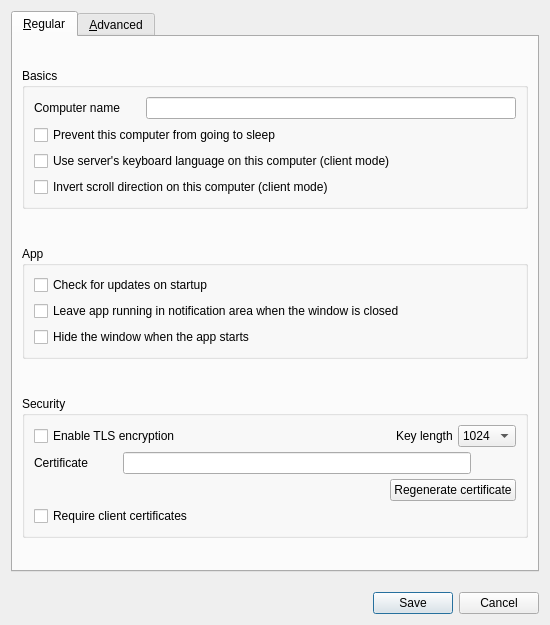
<?xml version="1.0" encoding="UTF-8"?>
<ui version="4.0">
 <class>SettingsDialog</class>
 <widget class="QDialog" name="SettingsDialog">
  <property name="geometry">
   <rect>
    <x>0</x>
    <y>0</y>
    <width>550</width>
    <height>625</height>
   </rect>
  </property>
  <property name="windowTitle">
   <string>Preferences</string>
  </property>
  <property name="modal">
   <bool>true</bool>
  </property>
  <layout class="QVBoxLayout" name="verticalLayout_7">
   <property name="spacing">
    <number>20</number>
   </property>
   <item>
    <widget class="QTabWidget" name="m_pTabWidget">
     <property name="tabPosition">
      <enum>QTabWidget::TabPosition::North</enum>
     </property>
     <property name="currentIndex">
      <number>0</number>
     </property>
     <widget class="QWidget" name="m_pTabRegular">
      <property name="sizePolicy">
       <sizepolicy hsizetype="Preferred" vsizetype="Fixed">
        <horstretch>0</horstretch>
        <verstretch>0</verstretch>
       </sizepolicy>
      </property>
      <attribute name="title">
       <string>&amp;Regular</string>
      </attribute>
      <layout class="QVBoxLayout" name="verticalLayout_3">
       <property name="spacing">
        <number>15</number>
       </property>
       <item>
        <widget class="QGroupBox" name="m_pGroupBasics">
         <property name="sizePolicy">
          <sizepolicy hsizetype="Preferred" vsizetype="Maximum">
           <horstretch>0</horstretch>
           <verstretch>0</verstretch>
          </sizepolicy>
         </property>
         <property name="title">
          <string>Basics</string>
         </property>
         <layout class="QVBoxLayout" name="verticalLayout_2">
          <item>
           <layout class="QHBoxLayout" name="horizontalLayout">
            <item>
             <widget class="QLabel" name="m_pLabelComputerName">
              <property name="sizePolicy">
               <sizepolicy hsizetype="Preferred" vsizetype="Fixed">
                <horstretch>0</horstretch>
                <verstretch>0</verstretch>
               </sizepolicy>
              </property>
              <property name="minimumSize">
               <size>
                <width>75</width>
                <height>0</height>
               </size>
              </property>
              <property name="text">
               <string>Computer name</string>
              </property>
             </widget>
            </item>
            <item>
             <spacer name="horizontalSpacer">
              <property name="orientation">
               <enum>Qt::Orientation::Horizontal</enum>
              </property>
              <property name="sizeType">
               <enum>QSizePolicy::Policy::Maximum</enum>
              </property>
              <property name="sizeHint" stdset="0">
               <size>
                <width>20</width>
                <height>20</height>
               </size>
              </property>
             </spacer>
            </item>
            <item>
             <widget class="QLineEdit" name="m_pLineEditScreenName">
              <property name="enabled">
               <bool>true</bool>
              </property>
              <property name="maxLength">
               <number>255</number>
              </property>
             </widget>
            </item>
           </layout>
          </item>
          <item>
           <widget class="QCheckBox" name="m_pCheckBoxPreventSleep">
            <property name="text">
             <string>Prevent this computer from going to sleep</string>
            </property>
           </widget>
          </item>
          <item>
           <widget class="QCheckBox" name="m_pCheckBoxLanguageSync">
            <property name="text">
             <string>Use server's keyboard language on this computer (client mode)</string>
            </property>
           </widget>
          </item>
          <item>
           <widget class="QCheckBox" name="m_pCheckBoxScrollDirection">
            <property name="text">
             <string>Invert scroll direction on this computer (client mode)</string>
            </property>
           </widget>
          </item>
         </layout>
        </widget>
       </item>
       <item>
        <widget class="QGroupBox" name="m_pGroupApp">
         <property name="sizePolicy">
          <sizepolicy hsizetype="Preferred" vsizetype="Maximum">
           <horstretch>0</horstretch>
           <verstretch>0</verstretch>
          </sizepolicy>
         </property>
         <property name="title">
          <string>App</string>
         </property>
         <layout class="QVBoxLayout" name="verticalLayout_5">
          <item>
           <widget class="QCheckBox" name="m_pCheckBoxAutoUpdate">
            <property name="text">
             <string>Check for updates on startup </string>
            </property>
           </widget>
          </item>
          <item>
           <widget class="QCheckBox" name="m_pCheckBoxCloseToTray">
            <property name="text">
             <string>Leave app running in notification area when the window is closed</string>
            </property>
           </widget>
          </item>
          <item>
           <widget class="QCheckBox" name="m_pCheckBoxAutoHide">
            <property name="text">
             <string>Hide the window when the app starts</string>
            </property>
           </widget>
          </item>
         </layout>
        </widget>
       </item>
       <item>
        <widget class="QGroupBox" name="m_pGroupSecurity">
         <property name="sizePolicy">
          <sizepolicy hsizetype="Preferred" vsizetype="Maximum">
           <horstretch>0</horstretch>
           <verstretch>0</verstretch>
          </sizepolicy>
         </property>
         <property name="title">
          <string>Security</string>
         </property>
         <layout class="QVBoxLayout" name="verticalLayout">
          <property name="spacing">
           <number>5</number>
          </property>
          <property name="topMargin">
           <number>9</number>
          </property>
          <property name="bottomMargin">
           <number>9</number>
          </property>
          <item>
           <layout class="QHBoxLayout" name="horizontalLayout_5">
            <property name="topMargin">
             <number>0</number>
            </property>
            <item>
             <widget class="QCheckBox" name="m_pCheckBoxEnableTls">
              <property name="enabled">
               <bool>true</bool>
              </property>
              <property name="text">
               <string>Enable TLS encryption</string>
              </property>
             </widget>
            </item>
            <item>
             <spacer name="horizontalSpacer_2">
              <property name="orientation">
               <enum>Qt::Orientation::Horizontal</enum>
              </property>
              <property name="sizeHint" stdset="0">
               <size>
                <width>40</width>
                <height>20</height>
               </size>
              </property>
             </spacer>
            </item>
            <item>
             <widget class="QLabel" name="m_pLabelTlsKeyLength">
              <property name="sizePolicy">
               <sizepolicy hsizetype="Preferred" vsizetype="Fixed">
                <horstretch>0</horstretch>
                <verstretch>0</verstretch>
               </sizepolicy>
              </property>
              <property name="text">
               <string>Key length</string>
              </property>
             </widget>
            </item>
            <item>
             <widget class="QComboBox" name="m_pComboBoxTlsKeyLength">
              <property name="currentText">
               <string>1024</string>
              </property>
              <item>
               <property name="text">
                <string>1024</string>
               </property>
              </item>
              <item>
               <property name="text">
                <string>2048</string>
               </property>
              </item>
              <item>
               <property name="text">
                <string>4096</string>
               </property>
              </item>
             </widget>
            </item>
           </layout>
          </item>
          <item>
           <layout class="QHBoxLayout" name="horizontalLayout_6">
            <property name="topMargin">
             <number>0</number>
            </property>
            <item>
             <widget class="QLabel" name="m_pLabelTlsCert">
              <property name="sizePolicy">
               <sizepolicy hsizetype="Preferred" vsizetype="Fixed">
                <horstretch>0</horstretch>
                <verstretch>0</verstretch>
               </sizepolicy>
              </property>
              <property name="text">
               <string>Certificate</string>
              </property>
             </widget>
            </item>
            <item>
             <spacer name="horizontalSpacer_3">
              <property name="orientation">
               <enum>Qt::Orientation::Horizontal</enum>
              </property>
              <property name="sizeType">
               <enum>QSizePolicy::Policy::Minimum</enum>
              </property>
              <property name="sizeHint" stdset="0">
               <size>
                <width>30</width>
                <height>20</height>
               </size>
              </property>
             </spacer>
            </item>
            <item>
             <widget class="QLineEdit" name="m_pLineEditTlsCertPath">
              <property name="minimumSize">
               <size>
                <width>0</width>
                <height>0</height>
               </size>
              </property>
             </widget>
            </item>
            <item>
             <widget class="QPushButton" name="m_pPushButtonTlsCertPath">
              <property name="cursor">
               <cursorShape>PointingHandCursor</cursorShape>
              </property>
              <property name="text">
               <string/>
              </property>
              <property name="flat">
               <bool>true</bool>
              </property>
             </widget>
            </item>
           </layout>
          </item>
          <item>
           <layout class="QHBoxLayout" name="horizontalLayout_7">
            <property name="topMargin">
             <number>0</number>
            </property>
            <item>
             <spacer name="horizontalSpacer_4">
              <property name="orientation">
               <enum>Qt::Orientation::Horizontal</enum>
              </property>
              <property name="sizeHint" stdset="0">
               <size>
                <width>40</width>
                <height>20</height>
               </size>
              </property>
             </spacer>
            </item>
            <item>
             <widget class="QPushButton" name="m_pPushButtonTlsRegenCert">
              <property name="text">
               <string>Regenerate certificate</string>
              </property>
             </widget>
            </item>
           </layout>
          </item>
          <item>
           <widget class="QCheckBox" name="chkRequireClientCert">
            <property name="text">
             <string>Require client certificates</string>
            </property>
           </widget>
          </item>
         </layout>
        </widget>
       </item>
      </layout>
     </widget>
     <widget class="QWidget" name="m_pTabAdvanced">
      <property name="sizePolicy">
       <sizepolicy hsizetype="Preferred" vsizetype="Fixed">
        <horstretch>0</horstretch>
        <verstretch>0</verstretch>
       </sizepolicy>
      </property>
      <attribute name="title">
       <string>&amp;Advanced</string>
      </attribute>
      <layout class="QVBoxLayout" name="verticalLayout_6">
       <property name="spacing">
        <number>15</number>
       </property>
       <item>
        <widget class="QGroupBox" name="m_pGroupNetworking">
         <property name="sizePolicy">
          <sizepolicy hsizetype="Preferred" vsizetype="Maximum">
           <horstretch>0</horstretch>
           <verstretch>0</verstretch>
          </sizepolicy>
         </property>
         <property name="title">
          <string>Networking</string>
         </property>
         <layout class="QVBoxLayout" name="verticalLayout_4">
          <item>
           <layout class="QHBoxLayout" name="horizontalLayout_2">
            <property name="topMargin">
             <number>0</number>
            </property>
            <item>
             <widget class="QLabel" name="m_pLabel_20">
              <property name="sizePolicy">
               <sizepolicy hsizetype="Preferred" vsizetype="Fixed">
                <horstretch>0</horstretch>
                <verstretch>0</verstretch>
               </sizepolicy>
              </property>
              <property name="text">
               <string>Port</string>
              </property>
             </widget>
            </item>
            <item>
             <widget class="QSpinBox" name="m_pSpinBoxPort">
              <property name="enabled">
               <bool>true</bool>
              </property>
              <property name="sizePolicy">
               <sizepolicy hsizetype="MinimumExpanding" vsizetype="Fixed">
                <horstretch>0</horstretch>
                <verstretch>0</verstretch>
               </sizepolicy>
              </property>
              <property name="maximum">
               <number>65535</number>
              </property>
              <property name="value">
               <number>24800</number>
              </property>
             </widget>
            </item>
            <item>
             <widget class="QLabel" name="m_pLabel_21">
              <property name="sizePolicy">
               <sizepolicy hsizetype="Preferred" vsizetype="Fixed">
                <horstretch>0</horstretch>
                <verstretch>0</verstretch>
               </sizepolicy>
              </property>
              <property name="text">
               <string>Network IP</string>
              </property>
             </widget>
            </item>
            <item>
             <widget class="QLineEdit" name="m_pLineEditInterface">
              <property name="enabled">
               <bool>true</bool>
              </property>
             </widget>
            </item>
           </layout>
          </item>
          <item>
           <widget class="QCheckBox" name="m_pInvertConnection">
            <property name="text">
             <string>Invert server/client TCP connection</string>
            </property>
           </widget>
          </item>
         </layout>
        </widget>
       </item>
       <item>
        <widget class="QGroupBox" name="m_pGroupLogs">
         <property name="sizePolicy">
          <sizepolicy hsizetype="Preferred" vsizetype="Maximum">
           <horstretch>0</horstretch>
           <verstretch>0</verstretch>
          </sizepolicy>
         </property>
         <property name="title">
          <string>Logs</string>
         </property>
         <layout class="QGridLayout" name="gridLayout">
          <property name="topMargin">
           <number>15</number>
          </property>
          <property name="bottomMargin">
           <number>15</number>
          </property>
          <property name="verticalSpacing">
           <number>7</number>
          </property>
          <item row="0" column="1">
           <spacer name="horizontalSpacer_5">
            <property name="orientation">
             <enum>Qt::Orientation::Horizontal</enum>
            </property>
            <property name="sizeHint" stdset="0">
             <size>
              <width>40</width>
              <height>20</height>
             </size>
            </property>
           </spacer>
          </item>
          <item row="0" column="0">
           <widget class="QCheckBox" name="m_pCheckBoxLogToFile">
            <property name="text">
             <string>Log to file</string>
            </property>
           </widget>
          </item>
          <item row="0" column="3">
           <widget class="QComboBox" name="m_pComboLogLevel">
            <item>
             <property name="text">
              <string>Info</string>
             </property>
            </item>
            <item>
             <property name="text">
              <string>Debug</string>
             </property>
            </item>
            <item>
             <property name="text">
              <string>Debug1</string>
             </property>
            </item>
            <item>
             <property name="text">
              <string>Debug2</string>
             </property>
            </item>
           </widget>
          </item>
          <item row="0" column="2">
           <widget class="QLabel" name="m_pLabel_3">
            <property name="sizePolicy">
             <sizepolicy hsizetype="Preferred" vsizetype="Fixed">
              <horstretch>0</horstretch>
              <verstretch>0</verstretch>
             </sizepolicy>
            </property>
            <property name="minimumSize">
             <size>
              <width>0</width>
              <height>0</height>
             </size>
            </property>
            <property name="text">
             <string>Level</string>
            </property>
           </widget>
          </item>
          <item row="1" column="0" colspan="4">
           <layout class="QHBoxLayout" name="horizontalLayout_4">
            <property name="spacing">
             <number>3</number>
            </property>
            <property name="topMargin">
             <number>0</number>
            </property>
            <item>
             <widget class="QLabel" name="m_pLabelLogPath">
              <property name="sizePolicy">
               <sizepolicy hsizetype="Preferred" vsizetype="Fixed">
                <horstretch>0</horstretch>
                <verstretch>0</verstretch>
               </sizepolicy>
              </property>
              <property name="text">
               <string>Log path</string>
              </property>
             </widget>
            </item>
            <item>
             <spacer name="horizontalSpacer_7">
              <property name="orientation">
               <enum>Qt::Orientation::Horizontal</enum>
              </property>
              <property name="sizeType">
               <enum>QSizePolicy::Policy::Minimum</enum>
              </property>
              <property name="sizeHint" stdset="0">
               <size>
                <width>30</width>
                <height>20</height>
               </size>
              </property>
             </spacer>
            </item>
            <item>
             <widget class="QLineEdit" name="m_pLineEditLogFilename">
              <property name="enabled">
               <bool>false</bool>
              </property>
              <property name="sizePolicy">
               <sizepolicy hsizetype="Expanding" vsizetype="Fixed">
                <horstretch>0</horstretch>
                <verstretch>0</verstretch>
               </sizepolicy>
              </property>
             </widget>
            </item>
            <item>
             <widget class="QPushButton" name="m_pButtonBrowseLog">
              <property name="enabled">
               <bool>false</bool>
              </property>
              <property name="cursor">
               <cursorShape>PointingHandCursor</cursorShape>
              </property>
              <property name="text">
               <string/>
              </property>
              <property name="flat">
               <bool>true</bool>
              </property>
             </widget>
            </item>
           </layout>
          </item>
         </layout>
        </widget>
       </item>
       <item>
        <widget class="QGroupBox" name="m_pGroupService">
         <property name="sizePolicy">
          <sizepolicy hsizetype="Preferred" vsizetype="Maximum">
           <horstretch>0</horstretch>
           <verstretch>0</verstretch>
          </sizepolicy>
         </property>
         <property name="title">
          <string>Service</string>
         </property>
         <layout class="QGridLayout" name="gridLayout_3">
          <item row="1" column="0">
           <layout class="QHBoxLayout" name="horizontalLayout_9">
            <item>
             <widget class="QLabel" name="m_pLabelElevate">
              <property name="sizePolicy">
               <sizepolicy hsizetype="Preferred" vsizetype="Fixed">
                <horstretch>0</horstretch>
                <verstretch>0</verstretch>
               </sizepolicy>
              </property>
              <property name="text">
               <string>Launch with elevated privileges</string>
              </property>
             </widget>
            </item>
            <item>
             <widget class="QComboBox" name="m_pComboElevate">
              <property name="sizePolicy">
               <sizepolicy hsizetype="Preferred" vsizetype="Fixed">
                <horstretch>0</horstretch>
                <verstretch>0</verstretch>
               </sizepolicy>
              </property>
              <property name="minimumSize">
               <size>
                <width>0</width>
                <height>0</height>
               </size>
              </property>
              <property name="toolTip">
               <string>Specify when the Windows background service should run the server or client
                  process at an elevated privilege level.</string>
              </property>
              <property name="whatsThis">
               <string>
                &lt;p&gt;You may want to alter whether or not the privilege level of the server or client 
                  process is automatically changed depending on your use case. In some cases it can help
                  to diagnose or solve some problems related to elevated processes in Windows.&lt;/p&gt;
                &lt;ul&gt;
                  &lt;li&gt;Automatic: Elevate when the window session changes to secure mode&lt;/li&gt;
                  &lt;li&gt;Always elevate: Always run in elevated mode (could be unsafe)&lt;/li&gt;
                  &lt;li&gt;Never elevate: Turn off compatability with login screen and UAC&lt;/li&gt;
                &lt;/ul&gt;
                </string>
              </property>
              <property name="currentIndex">
               <number>0</number>
              </property>
              <item>
               <property name="text">
                <string>Automatic (as needed)</string>
               </property>
              </item>
              <item>
               <property name="text">
                <string>Always elevate</string>
               </property>
              </item>
              <item>
               <property name="text">
                <string>Never elevate</string>
               </property>
              </item>
             </widget>
            </item>
           </layout>
          </item>
          <item row="0" column="0">
           <widget class="QCheckBox" name="m_pCheckBoxServiceEnabled">
            <property name="toolTip">
             <string>Whether to launch the server or client process through the Windows background
                service or direct from the GUI.</string>
            </property>
            <property name="whatsThis">
             <string>
              &lt;p&gt;The background service is only available on Windows.&lt;/p&gt;
              &lt;p&gt;The Windows background service is used to:&lt;/p&gt;
              &lt;ul&gt;
              &lt;li&gt;Start the server or client automatically when the computer starts.&lt;/li&gt;
              &lt;li&gt;Run the server or client in an elevated mode (e.g. on login screen, UAC dialogs, etc).&lt;/li&gt;
              &lt;/ul&gt;
              </string>
            </property>
            <property name="text">
             <string>Use background service (daemon)</string>
            </property>
           </widget>
          </item>
         </layout>
        </widget>
       </item>
       <item>
        <widget class="QGroupBox" name="m_pGroupScope">
         <property name="sizePolicy">
          <sizepolicy hsizetype="Preferred" vsizetype="Maximum">
           <horstretch>0</horstretch>
           <verstretch>0</verstretch>
          </sizepolicy>
         </property>
         <property name="title">
          <string>Use settings profile from</string>
         </property>
         <layout class="QHBoxLayout" name="horizontalLayout_3">
          <item>
           <widget class="QRadioButton" name="m_pRadioUserScope">
            <property name="text">
             <string>Current user</string>
            </property>
            <property name="checked">
             <bool>true</bool>
            </property>
           </widget>
          </item>
          <item>
           <widget class="QRadioButton" name="m_pRadioSystemScope">
            <property name="text">
             <string>All users</string>
            </property>
            <property name="checked">
             <bool>false</bool>
            </property>
           </widget>
          </item>
         </layout>
        </widget>
       </item>
      </layout>
     </widget>
    </widget>
   </item>
   <item>
    <widget class="QDialogButtonBox" name="m_pButtonBox">
     <property name="orientation">
      <enum>Qt::Orientation::Horizontal</enum>
     </property>
     <property name="standardButtons">
      <set>QDialogButtonBox::StandardButton::Cancel|QDialogButtonBox::StandardButton::Save</set>
     </property>
    </widget>
   </item>
  </layout>
 </widget>
 <tabstops>
  <tabstop>m_pLineEditScreenName</tabstop>
  <tabstop>m_pSpinBoxPort</tabstop>
  <tabstop>m_pLineEditInterface</tabstop>
  <tabstop>m_pCheckBoxEnableTls</tabstop>
  <tabstop>m_pComboBoxTlsKeyLength</tabstop>
  <tabstop>m_pLineEditTlsCertPath</tabstop>
  <tabstop>m_pPushButtonTlsCertPath</tabstop>
  <tabstop>m_pPushButtonTlsRegenCert</tabstop>
  <tabstop>m_pCheckBoxLogToFile</tabstop>
  <tabstop>m_pComboLogLevel</tabstop>
  <tabstop>m_pLineEditLogFilename</tabstop>
  <tabstop>m_pButtonBrowseLog</tabstop>
  <tabstop>m_pRadioUserScope</tabstop>
  <tabstop>m_pRadioSystemScope</tabstop>
  <tabstop>m_pComboElevate</tabstop>
 </tabstops>
 <resources/>
 <connections>
  <connection>
   <sender>m_pButtonBox</sender>
   <signal>accepted()</signal>
   <receiver>SettingsDialog</receiver>
   <slot>accept()</slot>
   <hints>
    <hint type="sourcelabel">
     <x>266</x>
     <y>340</y>
    </hint>
    <hint type="destinationlabel">
     <x>157</x>
     <y>274</y>
    </hint>
   </hints>
  </connection>
  <connection>
   <sender>m_pButtonBox</sender>
   <signal>rejected()</signal>
   <receiver>SettingsDialog</receiver>
   <slot>reject()</slot>
   <hints>
    <hint type="sourcelabel">
     <x>334</x>
     <y>340</y>
    </hint>
    <hint type="destinationlabel">
     <x>286</x>
     <y>274</y>
    </hint>
   </hints>
  </connection>
 </connections>
</ui>
